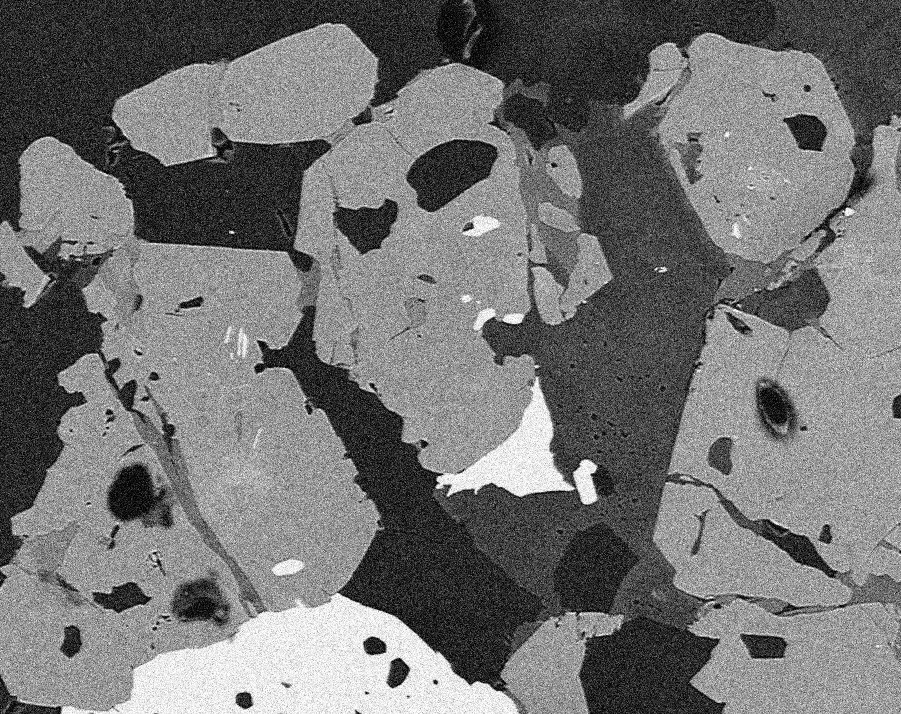
#> input picture Image Processing/images/BSE_Google_noisy.jpg, 901 x 714 px
$ python 'Morophological transformations.py'
#> lines starting #> are read from the running program, lines starting #| are printed output that depends on the picture; after the words box and inside, x2 and y2 are one past the last pixel; in counts of white or black regions, pixels touching at a corner belong together
import cv2
import matplotlib.pyplot as plt
import numpy as np


############################################ Morphological Transformations ############################################

# 1. read the image.
img = cv2.imread("images/BSE_Google_noisy.jpg", 0)
#> img is the input picture: shape (714, 901); min 0, max 255, mean 114.9

# 2. apply the  otsu thresholding.
ret,th = cv2.threshold(img,0,255,cv2.THRESH_BINARY+cv2.THRESH_OTSU)
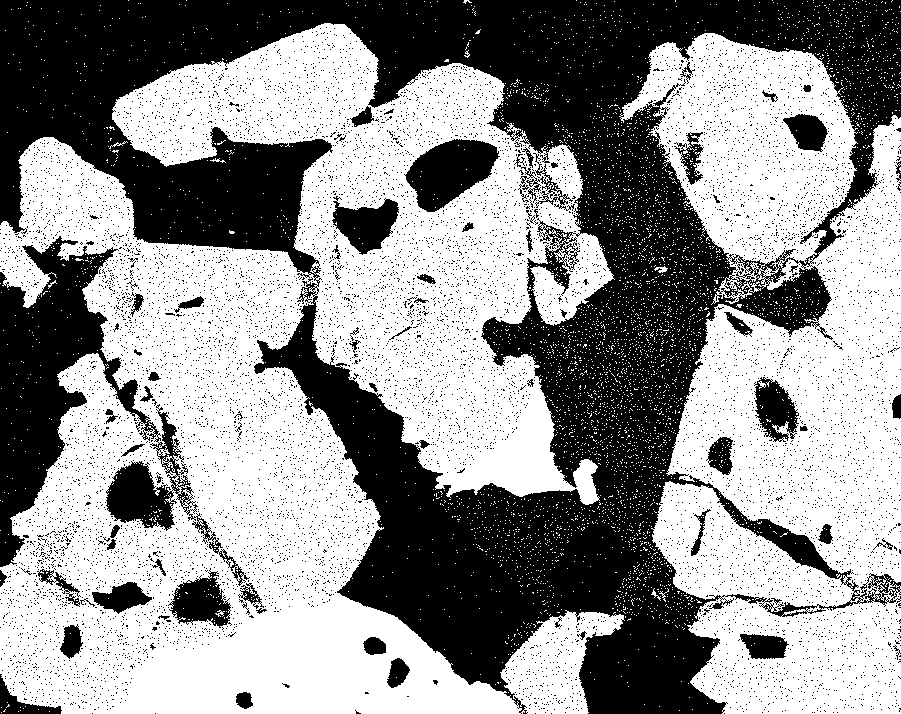
#> th: shape (714, 901); 57% white; 10517 black regions (10444 under 20 px), largest, box (x1, y1, x2, y2) and area: (0, 0, 901, 714) 216586, (0, 236, 250, 586) 24099, (404, 139, 500, 212) 4244
#> ret = 107

# 3. define the kernel.
kernel = np.ones((3,3),np.uint8)   # 3x3 kernel with all ones.

# 4. apply erosion to removes the white pixels from the boundaries of the foreground object.
erosion = cv2.erode(th,kernel,iterations = 1)
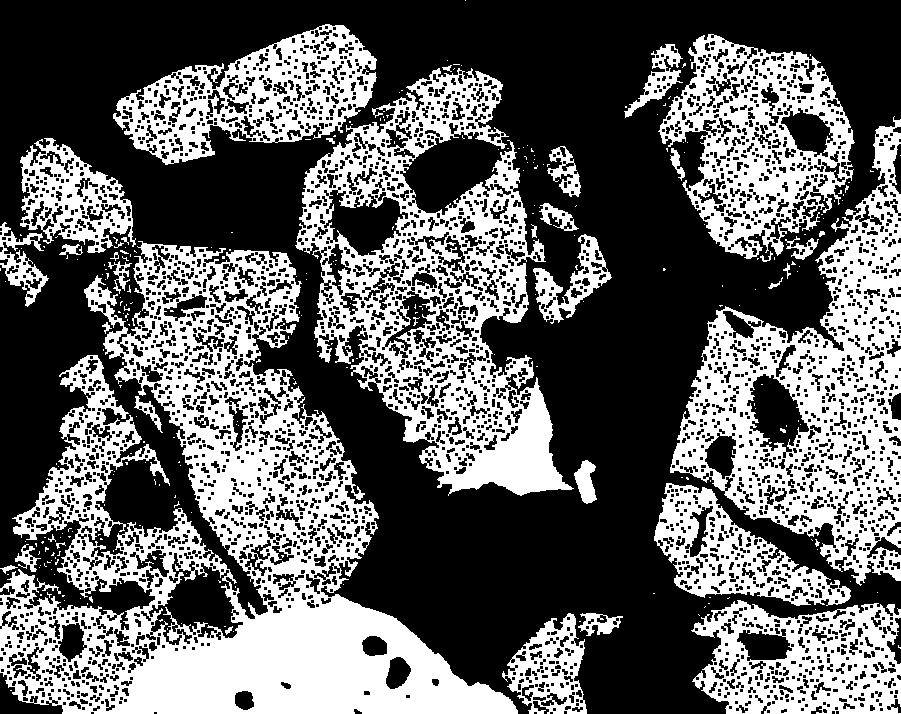
#> erosion: shape (714, 901); 38.9% white; 319 white regions (280 under 20 px), largest, box (x1, y1, x2, y2) and area: (0, 241, 518, 714) 89968, (295, 68, 574, 496) 43478, (670, 116, 901, 586) 38708

# 5. apply dilation to add the white pixels to the boundaries of the foreground object.
dilation = cv2.dilate(erosion,kernel,iterations = 1)
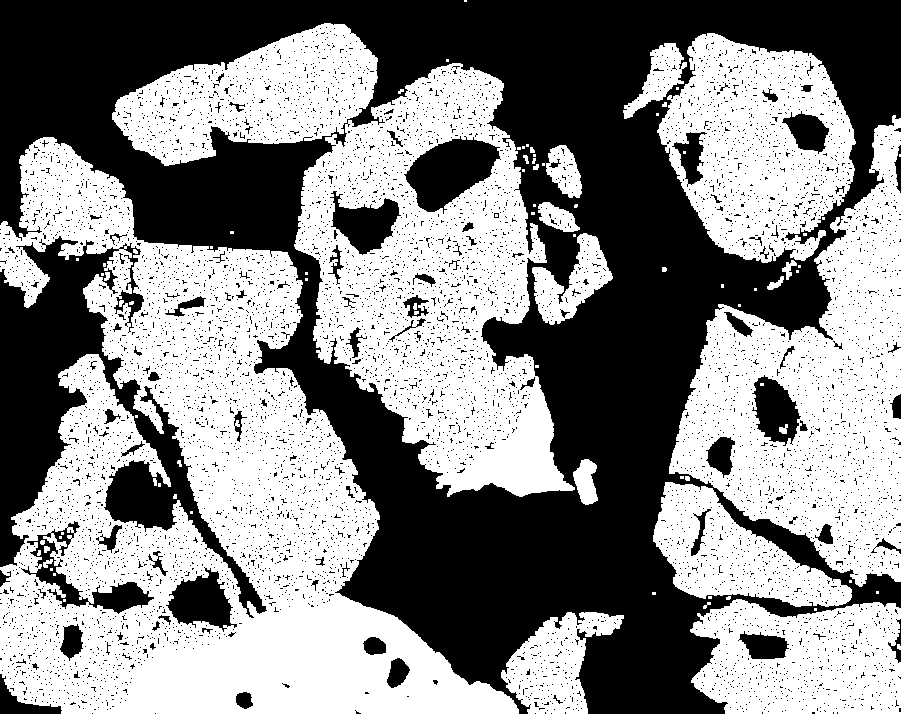
#> dilation: shape (714, 901); 53.2% white; 7085 black regions (6985 under 20 px), largest, box (x1, y1, x2, y2) and area: (0, 0, 901, 714) 233525, (0, 236, 267, 618) 28103, (404, 136, 501, 214) 4312

# 6. apply opening: erosion followed by dilation.
opening = cv2.morphologyEx(th, cv2.MORPH_OPEN, kernel)

# 7. apply closing: dilation followed by erosion.
closing = cv2.morphologyEx(th, cv2.MORPH_CLOSE, kernel)
#> closing: shape (714, 901); 61.8% white; 152 black regions (75 under 20 px), largest, box (x1, y1, x2, y2) and area: (0, 0, 901, 714) 199391, (0, 238, 113, 567) 17994, (406, 140, 498, 212) 4219

# 8. appply colsing followed by opening.
closing = cv2.morphologyEx(th, cv2.MORPH_CLOSE, kernel)
opening = cv2.morphologyEx(closing, cv2.MORPH_OPEN, kernel)
#> opening: shape (714, 901); 60.3% white; 111 black regions (44 under 20 px), largest, box (x1, y1, x2, y2) and area: (0, 0, 901, 714) 211687, (0, 238, 146, 567) 19109, (406, 140, 498, 212) 4233

# 9. apply opening followed by closing.
opening = cv2.morphologyEx(th, cv2.MORPH_OPEN, kernel)
closing = cv2.morphologyEx(opening, cv2.MORPH_CLOSE, kernel)
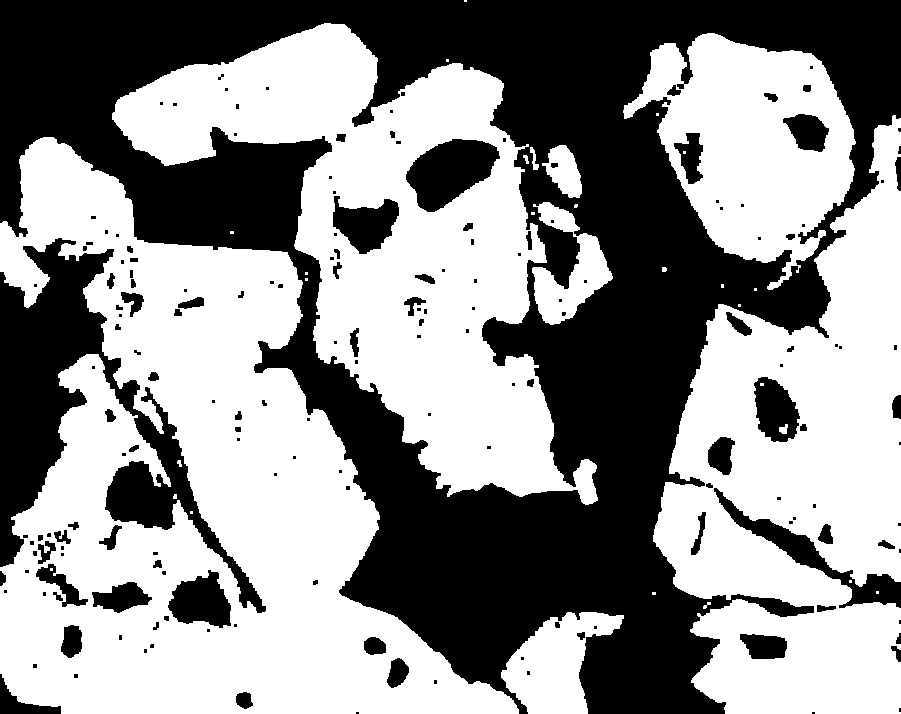
#> closing: shape (714, 901); 56% white; 176 black regions (98 under 20 px), largest, box (x1, y1, x2, y2) and area: (0, 0, 901, 714) 228017, (0, 238, 266, 613) 26934, (406, 139, 500, 212) 4283

# 10. apply the morphological gradient: difference between dilation and erosion of an image.
gradient = cv2.morphologyEx(th, cv2.MORPH_GRADIENT, kernel)
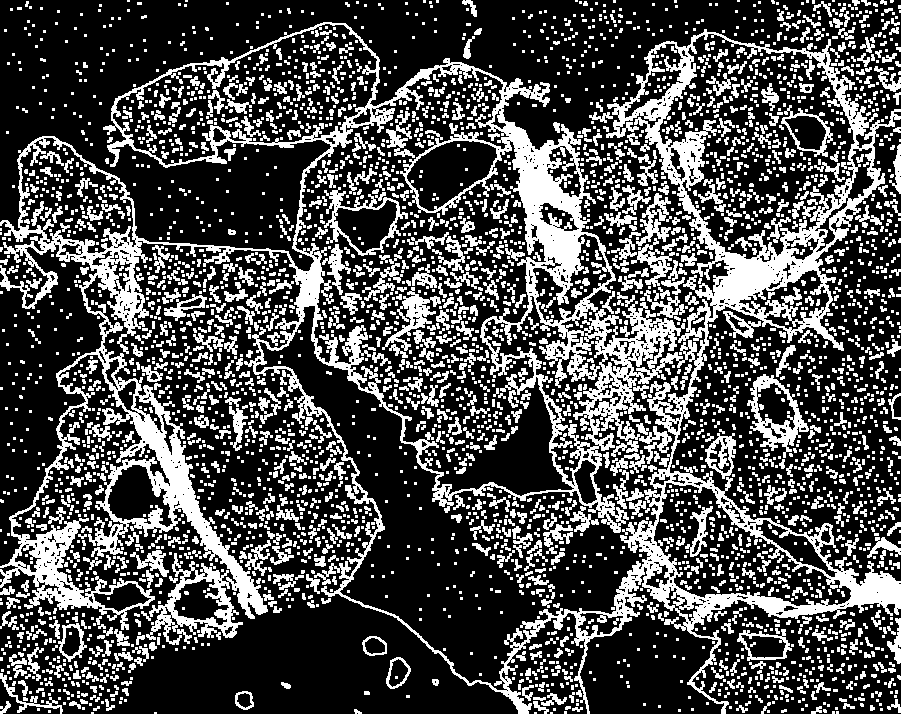
#> gradient: shape (714, 901); 30.2% white; 4215 white regions (2997 under 20 px), largest, box (x1, y1, x2, y2) and area: (0, 22, 901, 714) 89653, (747, 374, 809, 458) 1611, (324, 187, 408, 256) 1159

# 11. apply the top hat: difference between input image and opening of the image.
tophat = cv2.morphologyEx(th, cv2.MORPH_TOPHAT, kernel)
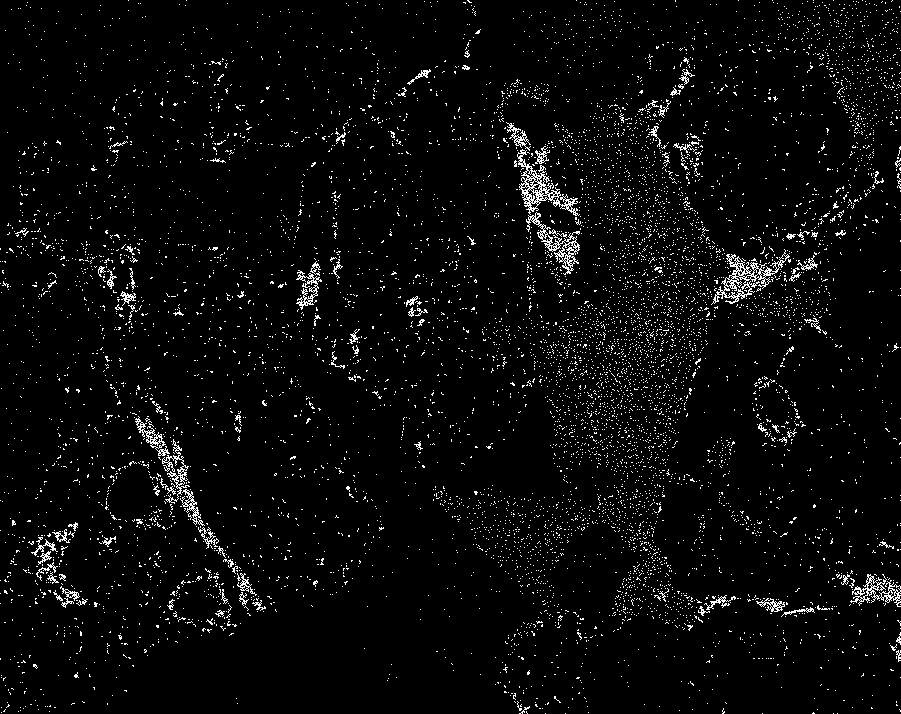
#> tophat: shape (714, 901); 3.8% white in thin lines or dots

# 12. apply the black hat: difference between the closing of the input image and input image.
blackhat = cv2.morphologyEx(img, cv2.MORPH_BLACKHAT, kernel)
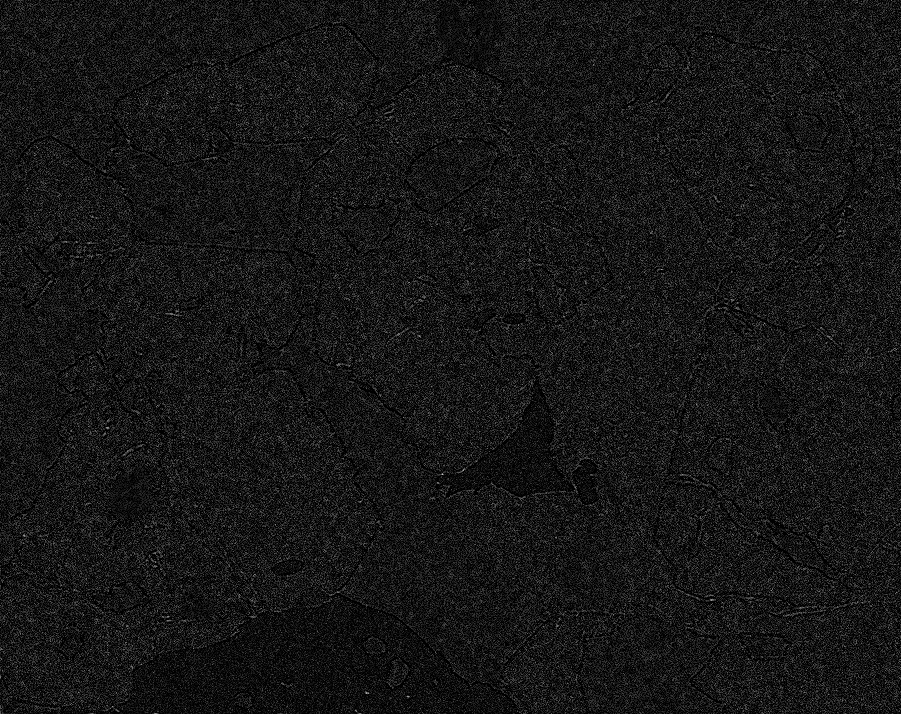
#> blackhat: shape (714, 901); min 0, max 198, mean 22.3

cv2.imshow("Original Image", img)
cv2.imshow("Otsu", th)
# cv2.imshow("Erosion", erosion)
# cv2.imshow("Dilation", dilation)
cv2.imshow("Opening", opening)
cv2.imshow("Closing", closing)
cv2.imshow("Closing followed by opening", opening)
cv2.imshow("Opening followed by closing", closing)
cv2.imshow("Morphological Gradient", gradient)
cv2.imshow("Top Hat", tophat)
cv2.imshow("Black Hat", blackhat)


cv2.waitKey(0)
cv2.destroyAllWindows()
